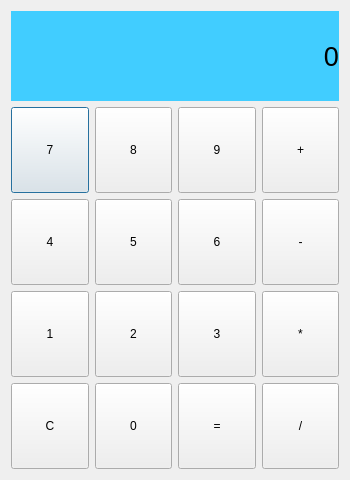
<?xml version="1.0" encoding="UTF-8"?>
<ui version="4.0">
 <class>expr</class>
 <widget class="QDialog" name="expr">
  <property name="geometry">
   <rect>
    <x>0</x>
    <y>0</y>
    <width>350</width>
    <height>480</height>
   </rect>
  </property>
  <property name="windowTitle">
   <string>计算器</string>
  </property>
  <layout class="QVBoxLayout" name="verticalLayout" stretch="2,8">
   <property name="sizeConstraint">
    <enum>QLayout::SetNoConstraint</enum>
   </property>
   <item>
    <widget class="QLabel" name="label">
     <property name="sizePolicy">
      <sizepolicy hsizetype="Preferred" vsizetype="Preferred">
       <horstretch>0</horstretch>
       <verstretch>0</verstretch>
      </sizepolicy>
     </property>
     <property name="font">
      <font>
       <pointsize>20</pointsize>
       <weight>50</weight>
       <bold>false</bold>
       <kerning>false</kerning>
      </font>
     </property>
     <property name="cursor">
      <cursorShape>ArrowCursor</cursorShape>
     </property>
     <property name="styleSheet">
      <string notr="true">background-color: rgb(65, 205, 255);</string>
     </property>
     <property name="text">
      <string>0</string>
     </property>
     <property name="alignment">
      <set>Qt::AlignRight|Qt::AlignTrailing|Qt::AlignVCenter</set>
     </property>
    </widget>
   </item>
   <item>
    <layout class="QGridLayout" name="gridLayout">
     <item row="0" column="0">
      <widget class="QPushButton" name="btn_7">
       <property name="sizePolicy">
        <sizepolicy hsizetype="Expanding" vsizetype="Expanding">
         <horstretch>0</horstretch>
         <verstretch>0</verstretch>
        </sizepolicy>
       </property>
       <property name="text">
        <string>7</string>
       </property>
      </widget>
     </item>
     <item row="0" column="1">
      <widget class="QPushButton" name="btn_8">
       <property name="sizePolicy">
        <sizepolicy hsizetype="Expanding" vsizetype="Expanding">
         <horstretch>0</horstretch>
         <verstretch>0</verstretch>
        </sizepolicy>
       </property>
       <property name="text">
        <string>8</string>
       </property>
      </widget>
     </item>
     <item row="0" column="2">
      <widget class="QPushButton" name="btn_9">
       <property name="sizePolicy">
        <sizepolicy hsizetype="Expanding" vsizetype="Expanding">
         <horstretch>0</horstretch>
         <verstretch>0</verstretch>
        </sizepolicy>
       </property>
       <property name="text">
        <string>9</string>
       </property>
      </widget>
     </item>
     <item row="0" column="3">
      <widget class="QPushButton" name="btn_plus">
       <property name="sizePolicy">
        <sizepolicy hsizetype="Expanding" vsizetype="Expanding">
         <horstretch>0</horstretch>
         <verstretch>0</verstretch>
        </sizepolicy>
       </property>
       <property name="text">
        <string>+</string>
       </property>
      </widget>
     </item>
     <item row="1" column="0">
      <widget class="QPushButton" name="btn_4">
       <property name="sizePolicy">
        <sizepolicy hsizetype="Expanding" vsizetype="Expanding">
         <horstretch>0</horstretch>
         <verstretch>0</verstretch>
        </sizepolicy>
       </property>
       <property name="text">
        <string>4</string>
       </property>
      </widget>
     </item>
     <item row="1" column="1">
      <widget class="QPushButton" name="btn_5">
       <property name="sizePolicy">
        <sizepolicy hsizetype="Expanding" vsizetype="Expanding">
         <horstretch>0</horstretch>
         <verstretch>0</verstretch>
        </sizepolicy>
       </property>
       <property name="text">
        <string>5</string>
       </property>
      </widget>
     </item>
     <item row="1" column="2">
      <widget class="QPushButton" name="btn_6">
       <property name="sizePolicy">
        <sizepolicy hsizetype="Expanding" vsizetype="Expanding">
         <horstretch>0</horstretch>
         <verstretch>0</verstretch>
        </sizepolicy>
       </property>
       <property name="text">
        <string>6</string>
       </property>
      </widget>
     </item>
     <item row="1" column="3">
      <widget class="QPushButton" name="btn_sub">
       <property name="sizePolicy">
        <sizepolicy hsizetype="Expanding" vsizetype="Expanding">
         <horstretch>0</horstretch>
         <verstretch>0</verstretch>
        </sizepolicy>
       </property>
       <property name="text">
        <string>-</string>
       </property>
      </widget>
     </item>
     <item row="2" column="0">
      <widget class="QPushButton" name="btn_1">
       <property name="sizePolicy">
        <sizepolicy hsizetype="Expanding" vsizetype="Expanding">
         <horstretch>0</horstretch>
         <verstretch>0</verstretch>
        </sizepolicy>
       </property>
       <property name="text">
        <string>1</string>
       </property>
      </widget>
     </item>
     <item row="2" column="1">
      <widget class="QPushButton" name="btn_2">
       <property name="sizePolicy">
        <sizepolicy hsizetype="Expanding" vsizetype="Expanding">
         <horstretch>0</horstretch>
         <verstretch>0</verstretch>
        </sizepolicy>
       </property>
       <property name="text">
        <string>2</string>
       </property>
      </widget>
     </item>
     <item row="2" column="2">
      <widget class="QPushButton" name="btn_3">
       <property name="sizePolicy">
        <sizepolicy hsizetype="Expanding" vsizetype="Expanding">
         <horstretch>0</horstretch>
         <verstretch>0</verstretch>
        </sizepolicy>
       </property>
       <property name="text">
        <string>3</string>
       </property>
      </widget>
     </item>
     <item row="2" column="3">
      <widget class="QPushButton" name="btn_mul">
       <property name="sizePolicy">
        <sizepolicy hsizetype="Expanding" vsizetype="Expanding">
         <horstretch>0</horstretch>
         <verstretch>0</verstretch>
        </sizepolicy>
       </property>
       <property name="text">
        <string>*</string>
       </property>
      </widget>
     </item>
     <item row="3" column="0">
      <widget class="QPushButton" name="btn_clear">
       <property name="sizePolicy">
        <sizepolicy hsizetype="Expanding" vsizetype="Expanding">
         <horstretch>0</horstretch>
         <verstretch>0</verstretch>
        </sizepolicy>
       </property>
       <property name="text">
        <string>C</string>
       </property>
      </widget>
     </item>
     <item row="3" column="1">
      <widget class="QPushButton" name="btn_0">
       <property name="sizePolicy">
        <sizepolicy hsizetype="Expanding" vsizetype="Expanding">
         <horstretch>0</horstretch>
         <verstretch>0</verstretch>
        </sizepolicy>
       </property>
       <property name="text">
        <string>0</string>
       </property>
      </widget>
     </item>
     <item row="3" column="2">
      <widget class="QPushButton" name="btn_equal">
       <property name="sizePolicy">
        <sizepolicy hsizetype="Expanding" vsizetype="Expanding">
         <horstretch>0</horstretch>
         <verstretch>0</verstretch>
        </sizepolicy>
       </property>
       <property name="text">
        <string>=</string>
       </property>
      </widget>
     </item>
     <item row="3" column="3">
      <widget class="QPushButton" name="btn_div">
       <property name="sizePolicy">
        <sizepolicy hsizetype="Expanding" vsizetype="Expanding">
         <horstretch>0</horstretch>
         <verstretch>0</verstretch>
        </sizepolicy>
       </property>
       <property name="text">
        <string>/</string>
       </property>
      </widget>
     </item>
    </layout>
   </item>
  </layout>
 </widget>
 <resources/>
 <connections/>
</ui>
